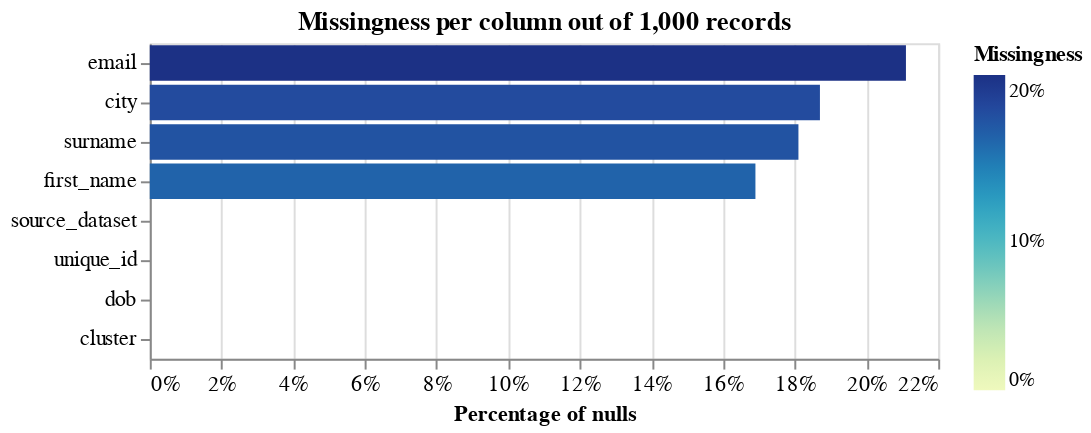

The notebook cell saved with this chart:
### Code cell
c = linker.missingness_chart()

### Figure 1 — Vega-Lite specification as saved in the notebook (floating-point values rounded to 4 significant figures)
{"config": {"view": {"continuousWidth": 400, "continuousHeight": 300, "width": 400}, "axis": {"labelFontSize": 11}}, "title": "", "layer": [{"mark": "bar", "encoding": {"color": {"type": "quantitative", "field": "null_proportion", "legend": {"format": ".0%"}, "scale": {"range": "heatmap"}, "title": "Missingness"}, "tooltip": [{"type": "nominal", "field": "column_name", "title": "Column"}, {"type": "quantitative", "field": "null_count", "format": ",.0f", "title": "Count of nulls"}, {"type": "quantitative", "field": "null_proportion", "format": ".2%", "title": "Percentage of nulls"}, {"type": "quantitative", "field": "total_record_count", "format": ",.0f", "title": "Total record count"}], "x": {"type": "quantitative", "axis": {"format": "%", "title": "Percentage of nulls"}, "field": "null_proportion"}, "y": {"type": "nominal", "axis": {"title": ""}, "field": "column_name", "sort": "-x"}}, "title": "Missingness per column out of 1,000 records"}], "data": {"values": [{"null_proportion": 0.0, "null_count": 0, "total_record_count": 1000, "column_name": "source_dataset"}, {"null_proportion": 0.0, "null_count": 0, "total_record_count": 1000, "column_name": "unique_id"}, {"null_proportion": 0.169, "null_count": 169, "total_record_count": 1000, "column_name": "first_name"}, {"null_proportion": 0.181, "null_count": 181, "total_record_count": 1000, "column_name": "surname"}, {"null_proportion": 0.0, "null_count": 0, "total_record_count": 1000, "column_name": "dob"}, {"null_proportion": 0.187, "null_count": 187, "total_record_count": 1000, "column_name": "city"}, {"null_proportion": 0.211, "null_count": 211, "total_record_count": 1000, "column_name": "email"}, {"null_proportion": 0.0, "null_count": 0, "total_record_count": 1000, "column_name": "cluster"}], "name": "data-0e7bce5a1d2f132e282789d6ef7780fe"}, "$schema": "https://vega.github.io/schema/vega-lite/v4.8.1.json"}
